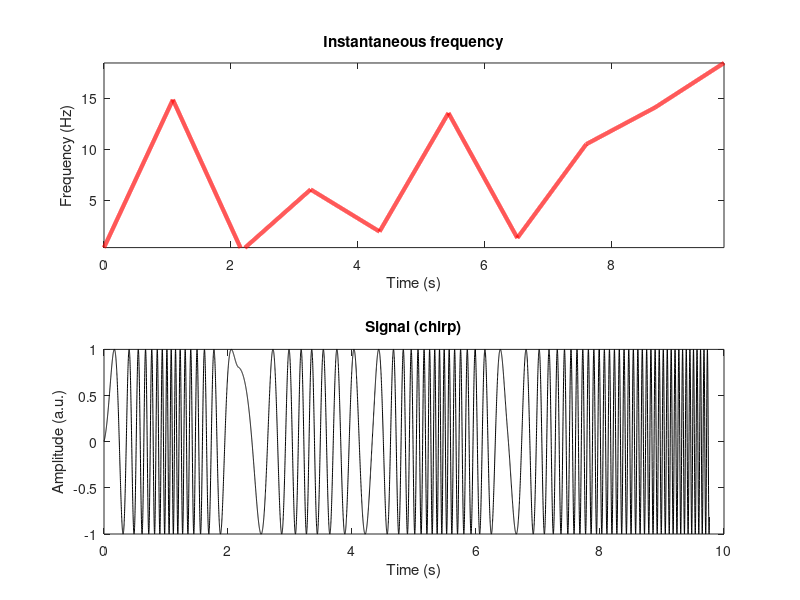

Here is the MATLAB script that generated this plot:
%%
%     COURSE: Solved challenges in neural time series analysis
%    SECTION: Simulating EEG data
%      VIDEO: Generating "chirps" (frequency-modulated signals)
% Instructor: sincxpress.com
%
%%

%% simulation details

pnts  = 10000;
srate = 1024;
time  = (0:pnts-1)/srate;

%% chirps

% "bipolar" chirp
% freqmod = linspace(1,20,pnts);

% multipolar chirp
k = 10; % poles for frequencies
freqmod = 20*interp1(rand(1,k),linspace(1,k,pnts));


% signal time series
signal  = sin( 2*pi * ((time + cumsum(freqmod))/srate) );
% Note: the code in the video has a bug in the previous line,
%   due to incorrect parentheses: srate should scale both time
%   and freqmod, as above.

%% plotting

figure(1), clf

subplot(211)
plot(time,freqmod,'r','linew',3)
axis([time(1) time(end) freqmod(1) max(freqmod)])
xlabel('Time (s)')
ylabel('Frequency (Hz)')
title('Instantaneous frequency')

subplot(212)
plot(time,signal,'k')
xlabel('Time (s)')
ylabel('Amplitude (a.u.)')
title('Signal (chirp)')

%%
